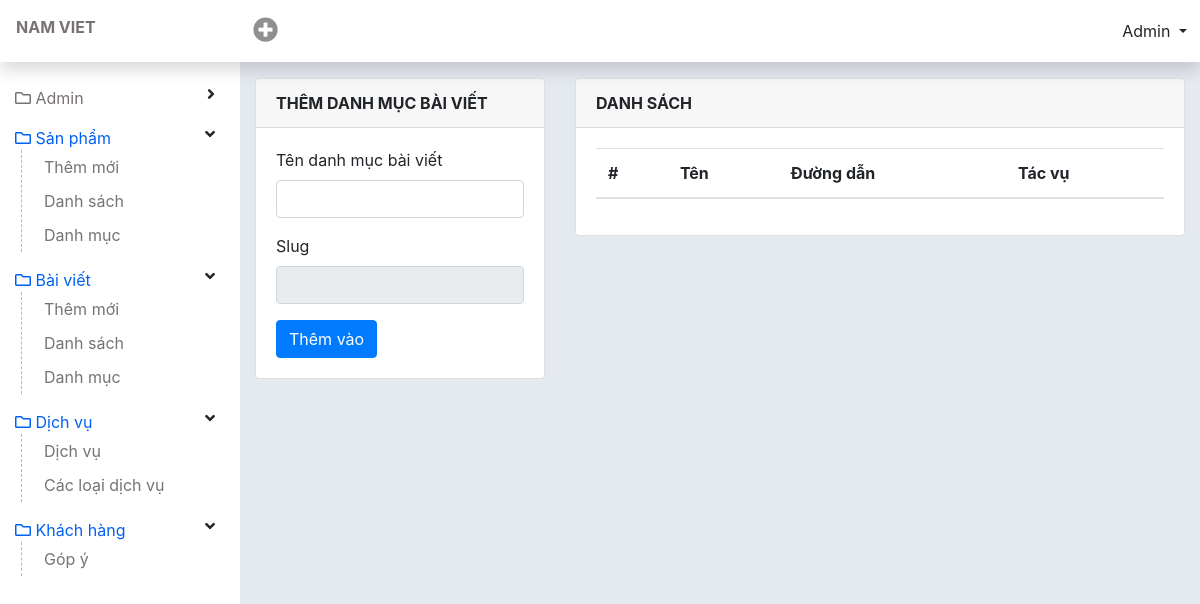
The app's page /admin/cat-post.php (signed in), older data.
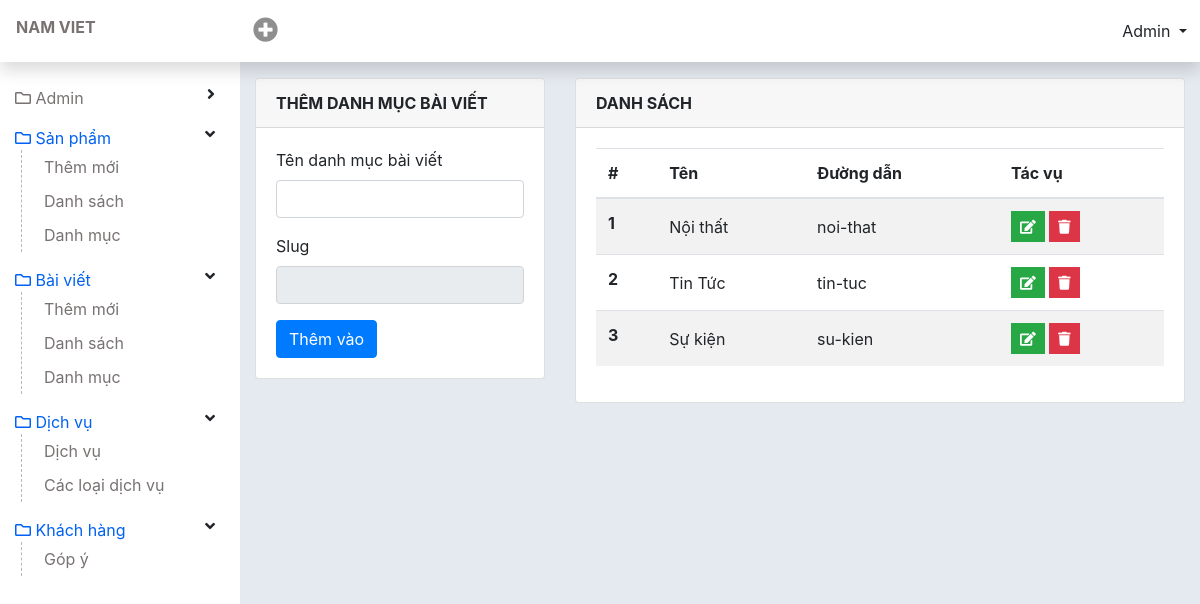
The same page, newer data.
### tables this page shows
CREATE TABLE `tbl_cat_post` (
  `id` int(20) NOT NULL,
  `name` varchar(255) NOT NULL,
  `slug` varchar(255) NOT NULL,
  `position` int(11) DEFAULT NULL
);

### lib/database.php (called while the page is built, shortened)
<?php
class Database{
  public $host   = DB_HOST;
  public $user   = DB_USER;
  public $pass   = DB_PASS;
  public $dbname = DB_NAME;
  public $link;
private function connectDB(){
  $this -> link = new mysqli($this->host, $this->user, $this->pass, $this->dbname);
    mysqli_set_charset($this->link, 'UTF8');
}
public function select($query){
  $result = $this->link->query($query) or
  die($this->link->error.__LINE__);
  if($result->num_rows > 0){
    return $result;
  } else {
    return false;
  }
}
}
?>

### classes/category.php (called while the page is built, shortened)
<?php
    $filepath = realpath(dirname(__FILE__));
    include_once ($filepath. '/../lib/database.php');
?>
<?php
    class category {
        private $db;
        public function __construct() {
            $this->db = new Database();
        }
        public function show_cat_post(){
            $query = "SELECT * FROM tbl_cat_post ORDER BY position DESC";
            $result = $this->db->select($query);
            return $result;
        }
    }
?>

### admin/cat-post.php (the view, shortened to what this page needs)
<?php include 'inc/header.php';?>
<?php include '../classes/category.php';?>
<?php
	$cat = new category();
?>
<div id="wp-content">
  <div id="content" class="container-fluid">
    <div class="row">
      <div class="col-4">
        <?php if(isset($_GET['catid']) && $_GET['catid']!=NULL){
          $id = $_GET['catid'];
          $get_cate_name = $cat->getcatpostbyId($id);
          $result = $get_cate_name->fetch_assoc();
        ?>
        <div class="card">
          <div class="card-header font-weight-bold">
            Chỉnh sửa danh mục
          </div>
          <?php if(isset($updateCat)){echo $updateCat ;}?>
          <div class="card-body">
            <form method="post" action="">
              <div class="form-group">
                <label for="name">Sửa tên danh mục</label>
                <input class="form-control" type="text" name="editcatName" id="slug" onkeyup="ChangeToSlug()"
                  value="<?php echo $result['name'] ?>">
              </div>
              <div class="form-group">
                <label for="name">Slug</label>
                <input class="form-control" type="text" name="editslug" id="convert_slug" readonly
                  value="<?php echo $result['slug'] ?>">
              </div>
              <input type="submit" name="edit" Value="Cập nhật" class="btn btn-primary">
            </form>
          </div>
        </div>
        <?php }else{ ?>
        <div class="card">
          <div class="card-header font-weight-bold">
            Thêm danh mục bài viết
          </div>
          <div class="card-body">
            <form method="post">
              <div class="form-group">
                <label for="name">Tên danh mục bài viết</label>
                <input class="form-control" type="text" name="name" id="slug" onkeyup="ChangeToSlug()">
              </div>
              <div class="form-group">
                <label for="name">Slug</label>
                <input class="form-control" type="text" name="slug" id="convert_slug" readonly>
              </div>
              <input type="submit" name="add" Value="Thêm vào" class="btn btn-primary">
            </form>
          </div>
        </div>
        <?php } ?>
      </div>
      <div class="col-8">
        <div class="card">
          <div class="card-header font-weight-bold">
            Danh sách
          </div>
          <div class="card-body">
            <table class="table table-striped" id="DataTable">
              <thead>
                <tr>
                  <th scope="col">#</th>
                  <th scope="col">Tên</th>
                  <th scope="col">Đường dẫn</th>
                  <th scope="col">Tác vụ</th>
                </tr>
              </thead>
              <tbody class="order_position">
                <?php
                    $show_cat_post = $cat -> show_cat_post();
                    if($show_cat_post){
                      $i=0;
                        while($result = $show_cat_post->fetch_assoc()){
                          $i++;
                  ?>
                <tr id="<?php echo $result['id'] ?>">
                  <th scope="row"><?php echo $i ?></th>
                  <td><?php echo $result['name'] ?></td>
                  <td><?php echo $result['slug'] ?></td>
                  <td>
                    <a href="?catid=<?php echo $result['id'] ?>" class="btn btn-success btn-sm rounded-0 text-white"
                      type="button" data-toggle="tooltip" data-placement="top" title="Edit"><i
                        class="fa fa-edit"></i></a>
                    <a href="?delid=<?php echo $result['id'] ?>" onclick="return confirm('bạn có muốn xoá không?')"
                      class="btn btn-danger btn-sm rounded-0 text-white" type="button" data-toggle="tooltip"
                      data-placement="top" title="Delete"><i class="fa fa-trash"></i></a>
                  </td>
                </tr>
                <?php } } ?>
              </tbody>
            </table>
          </div>
        </div>
      </div>
    </div>
  </div>
</div>
<?php include 'inc/footer.php';?>

Row changes from the older to the newer data that the page shows:
added tbl_cat_post: name "Nội thất", slug "noi-that"
added tbl_cat_post: name "Tin Tức", slug "tin-tuc"
added tbl_cat_post: name "Sự kiện", slug "su-kien"
